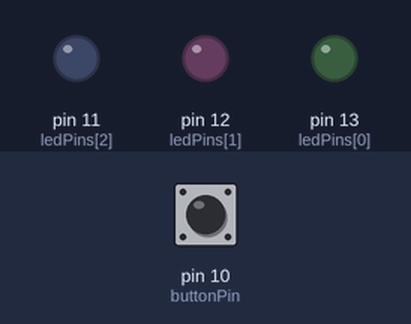
Recording of a sketch running on a simulated Arduino Uno, built with avr-gcc and run on an emulated ATmega328P. Parts: output pins drawn as LEDs (lit = HIGH). Dashed ring = blinking. The test bench sets the inputs (shaded band); at power-on: pin 10 (buttonPin) LOW.

Above: at 1.2 s.
1.3 s: pin 10 (buttonPin) pulled HIGH for 0.15 s
At 1.45 s:
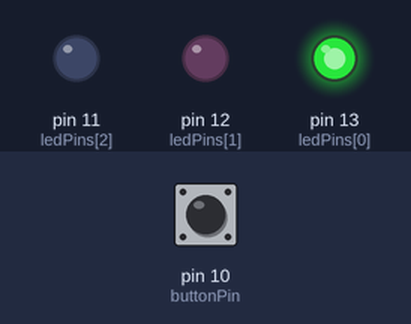
3.7 s: pin 10 (buttonPin) pulled HIGH for 1 s
At 4.15 s:
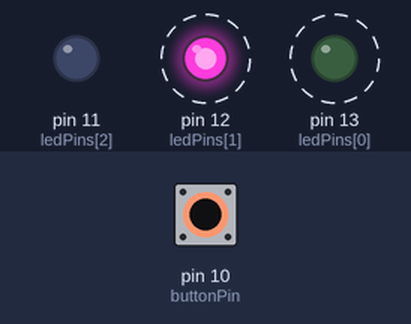
6.7 s: pin 10 (buttonPin) pulled HIGH for 3.2 s
At 7.45 s:
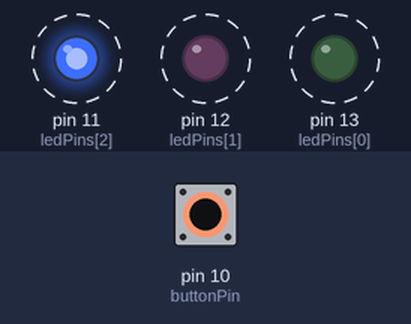
Timing chart, 0 to 11.8 s (numbered marks = the images above; inputs shaded):
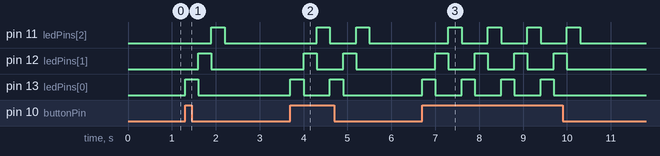

The sketch:

sketch.ino
```cpp
const int ledPins[] = {13, 12, 11};
const int buttonPin = 10;
int ledCount = 3;
int currentLed = 0;
bool buttonState = false;
bool running = false;              // Status untuk menjalankan LED

void setup() {
  for (int i = 0; i < ledCount; i++) {
    pinMode(ledPins[i], OUTPUT);
  }
  pinMode(buttonPin, INPUT);
}

void loop() {
  if (digitalRead(buttonPin) == HIGH && !running) { // Cek jika tombol ditekan dan belum running
    running = true;  // Set status running
    currentLed = 0;  // Reset currentLed ke awal
    for (int i = 0; i < ledCount; i++) { // Jalankan LED satu kali dari kiri ke kanan
      digitalWrite(ledPins[i], HIGH);
      delay(300);
      digitalWrite(ledPins[i], LOW);
    }
    running = false; // Reset status running setelah selesai
  }
}
```

Measured:
- after the input at 1.3 s, pin 11 (ledPins[2]): LOW → HIGH after 0.60 s, → LOW 0.30 s later; pin 12 (ledPins[1]): LOW → HIGH after 0.30 s, → LOW 0.30 s later; pin 13 (ledPins[0]): LOW → HIGH at once, → LOW 0.30 s later
- after the input at 3.7 s, pin 11 (ledPins[2]): alternates HIGH for 0.30 s and LOW for 0.60 s, 4 changes in all, then stays LOW, starting after 0.60 s; pin 12 (ledPins[1]): alternates HIGH for 0.30 s and LOW for 0.60 s, 4 changes in all, then stays LOW, starting after 0.30 s
- after the input at 6.7 s, pin 11 (ledPins[2]): alternates HIGH for 0.30 s and LOW for 0.60 s, 8 changes in all, then stays LOW, starting after 0.60 s; pin 12 (ledPins[1]): alternates HIGH for 0.30 s and LOW for 0.60 s, 8 changes in all, then stays LOW, starting after 0.30 s
